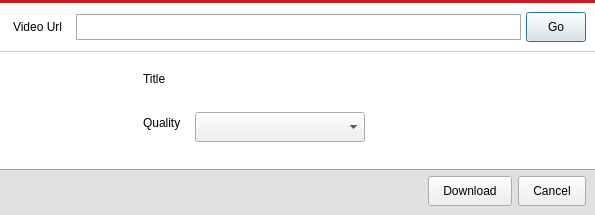
<?xml version="1.0" encoding="UTF-8"?>
<ui version="4.0">
 <class>VideoDialog</class>
 <widget class="QDialog" name="VideoDialog">
  <property name="geometry">
   <rect>
    <x>0</x>
    <y>0</y>
    <width>595</width>
    <height>215</height>
   </rect>
  </property>
  <property name="windowTitle">
   <string>Dialog</string>
  </property>
  <property name="windowIcon">
   <iconset resource="icons.qrc">
    <normaloff>:/menu_icon/icon/video_icon.png</normaloff>:/menu_icon/icon/video_icon.png</iconset>
  </property>
  <property name="styleSheet">
   <string notr="true">QDialog#VideoDialog {
	background: #e1e1e1;
}</string>
  </property>
  <layout class="QVBoxLayout" name="verticalLayout">
   <property name="leftMargin">
    <number>0</number>
   </property>
   <property name="topMargin">
    <number>0</number>
   </property>
   <property name="rightMargin">
    <number>0</number>
   </property>
   <property name="bottomMargin">
    <number>0</number>
   </property>
   <item>
    <widget class="QWidget" name="widget" native="true">
     <property name="styleSheet">
      <string notr="true">QWidget#widget {
	background: white;
	border-bottom: 1px solid #a1a1a1; 
}</string>
     </property>
     <layout class="QVBoxLayout" name="verticalLayout_2">
      <property name="spacing">
       <number>0</number>
      </property>
      <property name="leftMargin">
       <number>0</number>
      </property>
      <property name="topMargin">
       <number>0</number>
      </property>
      <property name="rightMargin">
       <number>0</number>
      </property>
      <item>
       <widget class="QLabel" name="label">
        <property name="maximumSize">
         <size>
          <width>16777215</width>
          <height>3</height>
         </size>
        </property>
        <property name="styleSheet">
         <string notr="true"> background: #CC181E;</string>
        </property>
        <property name="text">
         <string/>
        </property>
       </widget>
      </item>
      <item>
       <layout class="QHBoxLayout" name="horizontalLayout_2">
        <property name="topMargin">
         <number>9</number>
        </property>
        <property name="rightMargin">
         <number>9</number>
        </property>
        <property name="bottomMargin">
         <number>9</number>
        </property>
        <item>
         <widget class="QLabel" name="label_2">
          <property name="font">
           <font>
            <family>Segoe UI</family>
           </font>
          </property>
          <property name="styleSheet">
           <string notr="true">padding: 0px 10px;</string>
          </property>
          <property name="text">
           <string>Video Url</string>
          </property>
         </widget>
        </item>
        <item>
         <widget class="QLineEdit" name="lineEdit">
          <property name="font">
           <font>
            <family>Segoe UI</family>
            <pointsize>9</pointsize>
           </font>
          </property>
          <property name="styleSheet">
           <string notr="true">padding: 4px; 
border: 1px solid #aaa;
margin-right: 5px;</string>
          </property>
         </widget>
        </item>
        <item>
         <widget class="QPushButton" name="btn_go">
          <property name="minimumSize">
           <size>
            <width>60</width>
            <height>0</height>
           </size>
          </property>
          <property name="font">
           <font>
            <family>Segoe UI</family>
           </font>
          </property>
          <property name="styleSheet">
           <string notr="true">padding: 7px 14px;  
</string>
          </property>
          <property name="text">
           <string>Go</string>
          </property>
         </widget>
        </item>
       </layout>
      </item>
      <item>
       <widget class="QWidget" name="widget_2" native="true">
        <property name="minimumSize">
         <size>
          <width>0</width>
          <height>100</height>
         </size>
        </property>
        <property name="styleSheet">
         <string notr="true">QWidget#widget_2 {

border-top: 1px solid #ccc;
}</string>
        </property>
        <layout class="QVBoxLayout" name="verticalLayout_5">
         <item>
          <layout class="QHBoxLayout" name="horizontalLayout_4">
           <item>
            <layout class="QHBoxLayout" name="horizontalLayout_3">
             <item>
              <widget class="QLabel" name="lbl_thumbnail">
               <property name="minimumSize">
                <size>
                 <width>120</width>
                 <height>80</height>
                </size>
               </property>
               <property name="text">
                <string/>
               </property>
              </widget>
             </item>
             <item>
              <layout class="QVBoxLayout" name="verticalLayout_3">
               <item>
                <widget class="QLabel" name="label_4">
                 <property name="styleSheet">
                  <string notr="true">padding: 0px 5px;</string>
                 </property>
                 <property name="text">
                  <string>Title</string>
                 </property>
                </widget>
               </item>
               <item>
                <widget class="QLabel" name="label_5">
                 <property name="styleSheet">
                  <string notr="true">padding: 0px 5px;</string>
                 </property>
                 <property name="text">
                  <string>Quality</string>
                 </property>
                </widget>
               </item>
              </layout>
             </item>
             <item>
              <layout class="QVBoxLayout" name="verticalLayout_4">
               <item>
                <widget class="QLabel" name="lbl_title">
                 <property name="maximumSize">
                  <size>
                   <width>200</width>
                   <height>16777215</height>
                  </size>
                 </property>
                 <property name="font">
                  <font>
                   <family>Segoe UI</family>
                   <weight>50</weight>
                   <bold>false</bold>
                   <stylestrategy>PreferAntialias</stylestrategy>
                  </font>
                 </property>
                 <property name="text">
                  <string/>
                 </property>
                 <property name="wordWrap">
                  <bool>true</bool>
                 </property>
                </widget>
               </item>
               <item>
                <widget class="QComboBox" name="comboBox">
                 <property name="minimumSize">
                  <size>
                   <width>170</width>
                   <height>30</height>
                  </size>
                 </property>
                 <property name="font">
                  <font>
                   <family>Segoe UI</family>
                  </font>
                 </property>
                </widget>
               </item>
              </layout>
             </item>
            </layout>
           </item>
           <item>
            <spacer name="horizontalSpacer_2">
             <property name="orientation">
              <enum>Qt::Horizontal</enum>
             </property>
             <property name="sizeHint" stdset="0">
              <size>
               <width>40</width>
               <height>20</height>
              </size>
             </property>
            </spacer>
           </item>
           <item>
            <widget class="QLabel" name="lbl_loader">
             <property name="text">
              <string/>
             </property>
            </widget>
           </item>
          </layout>
         </item>
        </layout>
       </widget>
      </item>
      <item>
       <spacer name="verticalSpacer">
        <property name="orientation">
         <enum>Qt::Vertical</enum>
        </property>
        <property name="sizeHint" stdset="0">
         <size>
          <width>20</width>
          <height>144</height>
         </size>
        </property>
       </spacer>
      </item>
     </layout>
     <zorder>label</zorder>
     <zorder>verticalSpacer</zorder>
     <zorder>widget_2</zorder>
    </widget>
   </item>
   <item>
    <layout class="QHBoxLayout" name="horizontalLayout">
     <property name="rightMargin">
      <number>9</number>
     </property>
     <property name="bottomMargin">
      <number>9</number>
     </property>
     <item>
      <spacer name="horizontalSpacer">
       <property name="orientation">
        <enum>Qt::Horizontal</enum>
       </property>
       <property name="sizeHint" stdset="0">
        <size>
         <width>40</width>
         <height>20</height>
        </size>
       </property>
      </spacer>
     </item>
     <item>
      <widget class="QPushButton" name="btn_download">
       <property name="font">
        <font>
         <family>Segoe UI</family>
        </font>
       </property>
       <property name="styleSheet">
        <string notr="true">padding: 7px 14px; </string>
       </property>
       <property name="text">
        <string>Download</string>
       </property>
      </widget>
     </item>
     <item>
      <widget class="QPushButton" name="btn_cancel">
       <property name="font">
        <font>
         <family>Segoe UI</family>
        </font>
       </property>
       <property name="styleSheet">
        <string notr="true">padding: 7px 14px; </string>
       </property>
       <property name="text">
        <string>Cancel</string>
       </property>
      </widget>
     </item>
    </layout>
   </item>
  </layout>
 </widget>
 <resources>
  <include location="icons.qrc"/>
 </resources>
 <connections/>
</ui>
